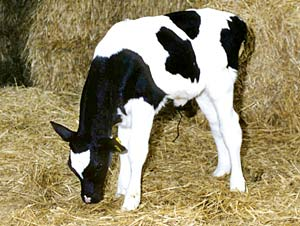
#> input picture Conict2021/5.jpeg, 300 x 226 px
$ jupyter execute processJupyter_img5.ipynb
#> lines starting #> are read from the running program, lines starting #| are printed output that depends on the picture; after the words box and inside, x2 and y2 are one past the last pixel; in counts of white or black regions, pixels touching at a corner belong together
[cell 1]
import cv2 as cv
import numpy as np
from matplotlib import image, pyplot as plt

[cell 2]
img = cv.imread("5.jpeg")
#> img is the input picture: shape (226, 300, 3); mean B, G, R 106.3, 139.7, 151
resized = cv.resize(img, (600,400))
gray = cv.cvtColor(resized,cv.COLOR_BGR2GRAY)
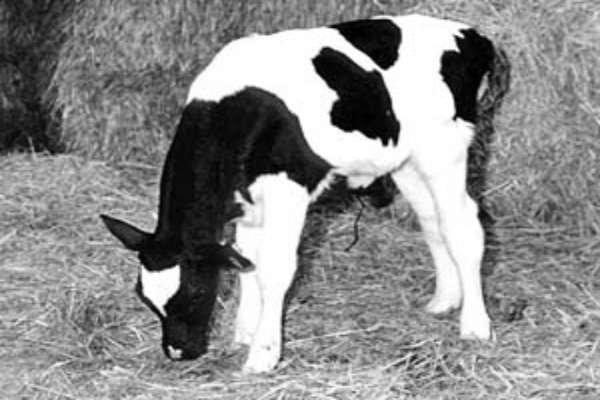
#> gray: shape (400, 600); min 0, max 255, mean 139.2
_,bin = cv.threshold(gray,40,255,cv.THRESH_BINARY)
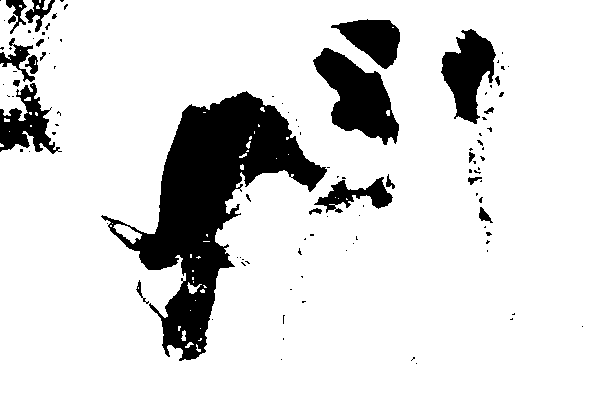
#> bin: shape (400, 600); 85.6% white; 108 black regions (86 under 20 px), largest, box (x1, y1, x2, y2) and area: (101, 91, 327, 361) 19938, (313, 48, 399, 145) 4335, (441, 29, 496, 124) 2932

srcs = [resized, gray, bin]
for index, img_index in enumerate(srcs):
    plt.subplot(3,3,index+1)
    plt.imshow(srcs[index],cmap='gray')
    plt.axis(False)
#> this loop made 3 passes
plt.show()
#> figure, not shown here; B, G, R data is drawn as R, G, B

[cell 3]
kernel = np.ones((3,3), np.uint8)
closing = cv.morphologyEx(bin,cv.MORPH_CLOSE,kernel, iterations = 5)
#> closing: shape (400, 600); 88.2% white; 11 black regions, largest, box (x1, y1, x2, y2) and area: (136, 94, 322, 286) 15968, (316, 51, 398, 137) 4157, (443, 31, 494, 120) 2750

plt.imshow(closing, cmap='gray')
plt.axis(False)
plt.show()

[cell 4]
bg = cv.dilate(closing,kernel,iterations=5)
#> bg: shape (400, 600); 93.3% white; 12 black regions (3 under 20 px), largest, box (x1, y1, x2, y2) and area: (141, 99, 317, 281) 10488, (321, 56, 393, 132) 2457, (448, 36, 489, 115) 1420

plt.imshow(bg, cmap='gray')
plt.axis(False)
plt.show()

[cell 5]
dist = cv.distanceTransform(bg,cv.DIST_L2,5)
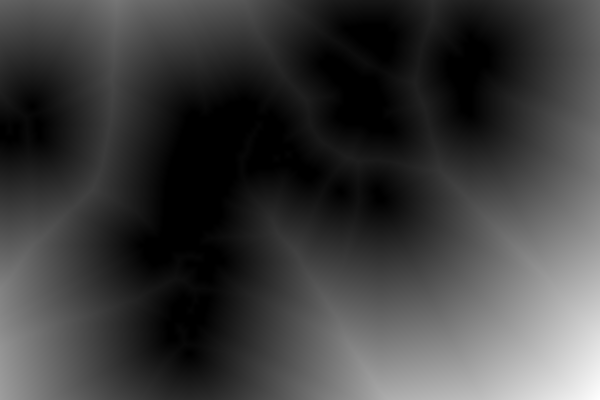
#> dist: shape (400, 600) float32; min 0, max 292.9, mean 70; drawn with min black and max white

plt.imshow(dist, cmap='gray')
plt.axis(False)
plt.show()

[cell 6]
_,fg = cv.threshold(dist,0.22*dist.max(),255,0)
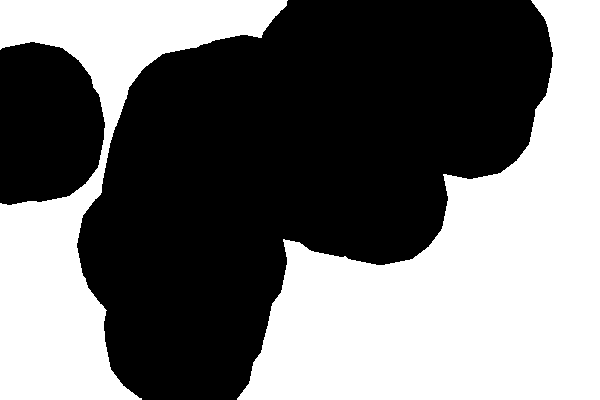
#> fg: shape (400, 600) float32; 45% white; 2 white regions, box (x1, y1, x2, y2) and area: (237, 0, 600, 400) 71736, (0, 0, 288, 400) 36196

plt.imshow(fg, cmap='gray')
plt.axis(False)
plt.show()

[cell 7]
fg = np.uint8(fg)
plt.imshow(fg, cmap='binary')
plt.axis(False)
plt.show()

[cell 8]
unknown = cv.subtract(bg,fg)
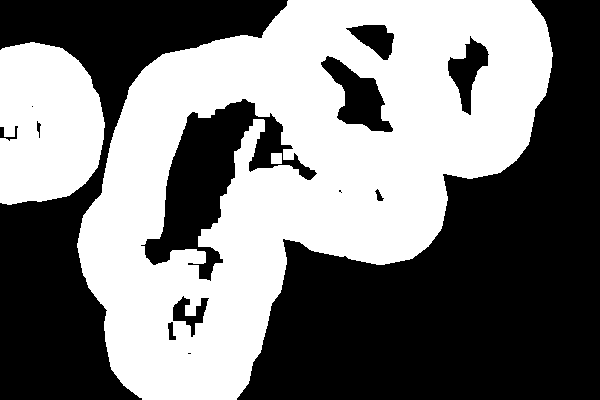
#> unknown: shape (400, 600); 48.3% white; 3 white regions, box (x1, y1, x2, y2) and area: (77, 0, 553, 400) 101575, (0, 42, 105, 205) 14201, (271, 153, 282, 164) 121

plt.imshow(unknown, cmap='gray')
plt.axis(False)
plt.show()

[cell 9]
_, marker = cv.connectedComponents(fg)
#> marker: shape (400, 600) int32; 3 distinct labels, from 0 to 2
marker = marker+1
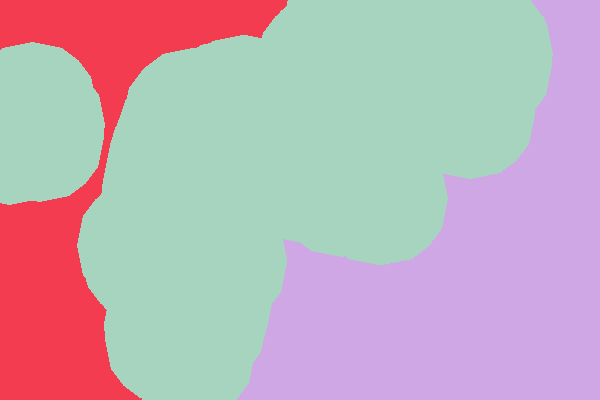
#> marker: shape (400, 600) int32; 3 distinct labels, from 1 to 3; one colour per label, 0 black
marker[unknown == 255] = 0
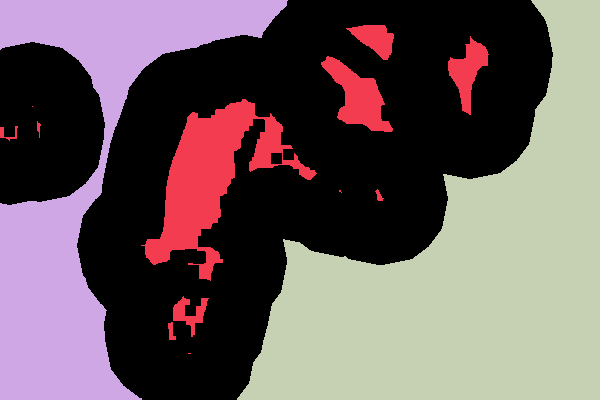
#> marker: shape (400, 600) int32; 4 distinct labels, from 0 to 3; one colour per label, 0 black
marker = cv.watershed(resized,marker)
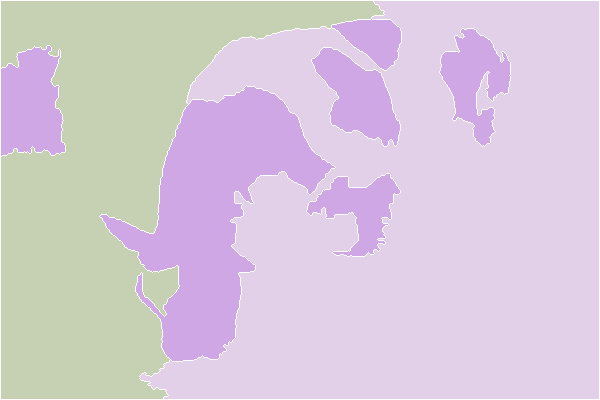
#> marker: shape (400, 600) int32; 4 distinct labels, from -1 to 3; one colour per label, 0 black, -1 white
resized[marker == -1] = [0,0,255]
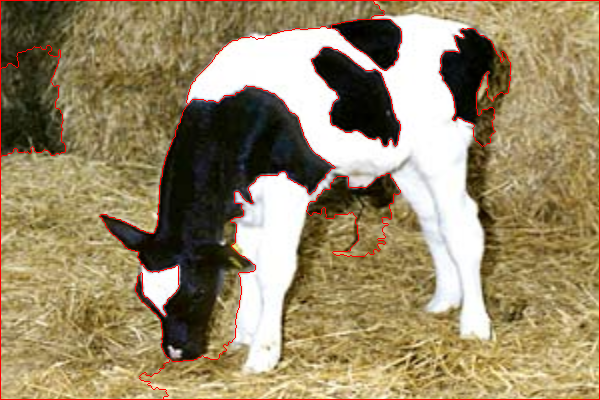
#> resized: shape (400, 600, 3); mean B, G, R 104.2, 136.9, 153.2

plt.imshow(marker, cmap='binary')
plt.axis(False)
plt.show()

[cell 10]
cv.imwrite("Redmensionado.jpeg", marker)
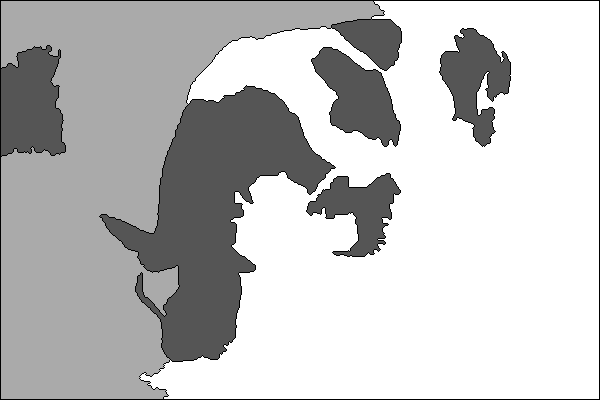
#> saved as Redmensionado.jpeg: shape (400, 600); min 0, max 3, mean 2.28; drawn with min black and max white
px = marker[179,115]
#> px = 2
print(px)
#| 2

$ run again, with Conict2021/1.jpeg copied over Conict2021/5.jpeg
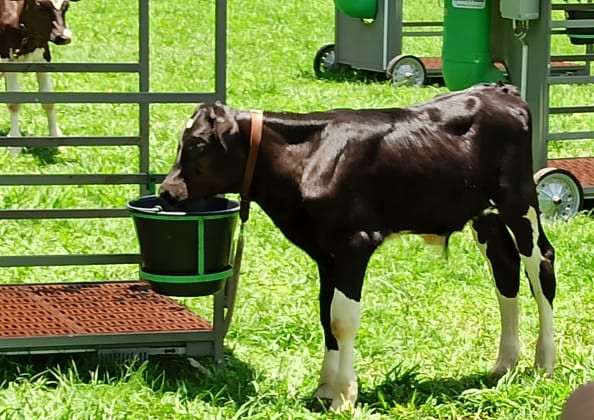
#> input picture Conict2021/1.jpeg, 594 x 420 px
#> img is the input picture: shape (420, 594, 3); mean B, G, R 67.7, 134, 114.6
#> bin: shape (400, 600); 79.3% white; 368 black regions (310 under 20 px), largest, box (x1, y1, x2, y2) and area: (131, 104, 559, 333) 32880, (114, 206, 201, 263) 3139, (0, 324, 217, 369) 2813
#> the loop `for index, img_index in enumerate(srcs):` made 3 passes
#> closing: shape (400, 600); 84.2% white; 13 black regions, largest, box (x1, y1, x2, y2) and area: (182, 112, 542, 287) 29065, (139, 208, 200, 263) 3036, (206, 208, 233, 260) 1254
#> bg: shape (400, 600); 90.3% white; 15 black regions (4 under 20 px), largest, box (x1, y1, x2, y2) and area: (187, 117, 537, 282) 18850, (144, 213, 195, 258) 1976, (486, 209, 520, 277) 1000
#> unknown: shape (400, 600); 31.4% white; 6 white regions, box (x1, y1, x2, y2) and area: (112, 85, 587, 314) 57611, (6, 308, 126, 380) 7169, (133, 310, 224, 388) 5533, (0, 0, 80, 79) 4721, (500, 168, 517, 182) 225, (465, 167, 476, 178) 121
#> `resized[marker == -1] = [0,0,255]`:
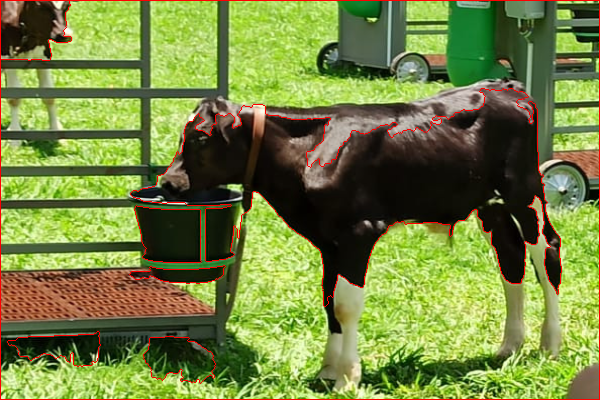
#> resized: shape (400, 600, 3); mean B, G, R 66.1, 131.3, 117.4
#> `cv.imwrite("Redmensionado.jpeg", marker)`:
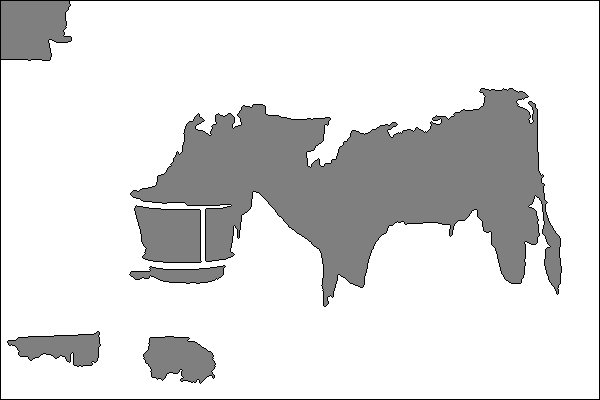
#> saved as Redmensionado.jpeg: shape (400, 600); min 0, max 2, mean 1.73; drawn with min black and max white
#> px = 2
#| 2

$ run again, with Conict2021/10.jpeg copied over Conict2021/5.jpeg
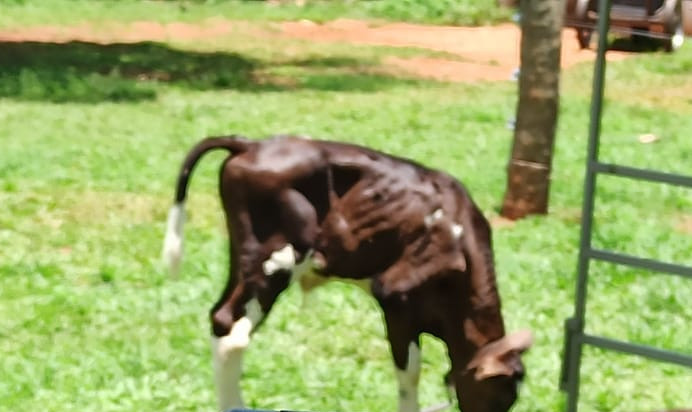
#> input picture Conict2021/10.jpeg, 692 x 412 px
#> img is the input picture: shape (412, 692, 3); mean B, G, R 101.8, 168.1, 153.5
#> bin: shape (400, 600); 92.8% white; 36 black regions (18 under 20 px), largest, box (x1, y1, x2, y2) and area: (324, 247, 454, 400) 7317, (191, 162, 369, 272) 5609, (202, 256, 251, 311) 1047
#> the loop `for index, img_index in enumerate(srcs):` made 3 passes
#> closing: shape (400, 600); 94.4% white; 8 black regions, largest, box (x1, y1, x2, y2) and area: (330, 262, 411, 359) 4880, (192, 174, 261, 236) 2494, (282, 223, 351, 270) 2238
#> bg: shape (400, 600); 97.3% white; 9 black regions (1 under 20 px), largest, box (x1, y1, x2, y2) and area: (335, 267, 406, 354) 2750, (197, 179, 256, 231) 1224, (287, 228, 346, 265) 1058
#> unknown: shape (400, 600); 30.6% white; 2 white regions, box (x1, y1, x2, y2) and area: (139, 109, 500, 400) 63414, (490, 0, 600, 103) 10028
#> `cv.imwrite("Redmensionado.jpeg", marker)`:
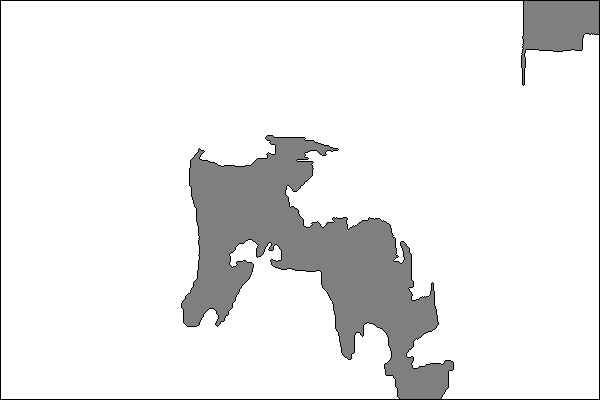
#> saved as Redmensionado.jpeg: shape (400, 600); min 0, max 2, mean 1.84; drawn with min black and max white
#> px = 2
#| 2
